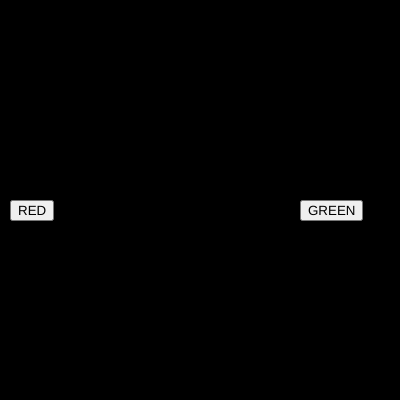
Frame 1 (no input)
Frame 60 (no input): identical to frame 1, image omitted
Frame 120 (the mouse pressed at the canvas centre since frame 60): identical to frame 1, image omitted

The p5.js sketch that drew this single still picture (run headless with seeded random() and noise() and a simulated clock; from frame 60 on, the mouse is pressed at the canvas centre):

// p5.js sketch
// ── sketch.js
var btn_red;
var btn_green;

var r = 0;
var g = 0;
var b = 0;

function setup() {
  createCanvas(400, 400);  

btn_red=createButton("RED")
btn_red.position(10,200)
btn_red.mousePressed(red_bg)

btn_green=createButton("GREEN")
btn_green.position(300,200)
btn_green.mousePressed(green_bg)

}

function draw() {
  background(r,g,b);
  

}

function red_bg()
{
r=255
g=0
b=0
}

function green_bg()
{
r=0
g=255
b=0
}
